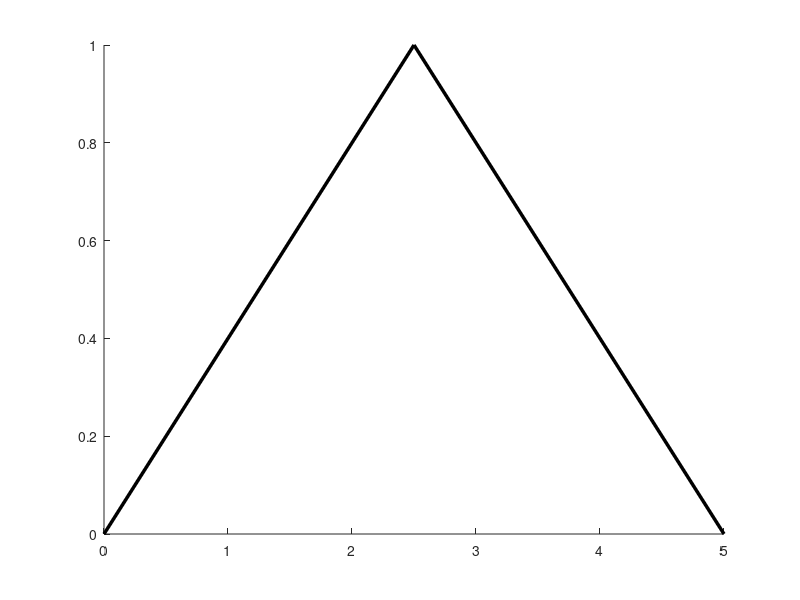

The MATLAB source for this figure: (Note: this script raises an error after producing the figure.)
%========================================================================================================
% project name- Numerical Solution for Time-Delay Burgers' Equation Using Combined Cubic spline AB(4nd) Method
%========================================================================================================
% By: HAILEYESUS TIGABIE ASMARE,  ID Number DTU14Ms023
%========================================================================================================
% DEBRETABOR UNIVERSITY COLLEGE OF NATURAL AND COMPUTATIONAL SCIENCE DEPARTMENT OF MATHEMATICS
%========================================================================================================
% NUMERICAL ANALYSIS Stream For Masters Summer Program 2018 EC
%========================================================================================================
tic
clc; clear all; close all;
L = input('Enter the interval of space  L = ');   % let x in [0, L]
T = input('Enter the interval of time  T = ');    % let t in [0, T]
h = input('Enter the step size in space  h = ');  % 
h1 = h/2;
k = input('Enter the step size in time  k = ');   % apply CLF stability condition 
z = input('Enter the time delay (tau) z = '); 
v = input('Enter the viscosity coefficient  v = ');
Nx = round(L/h);            % number of grids in space
Nx1 = round(L/h1);          % second season number of grids in space
Nt = round(T/k);            % number of grids in time for both season
r = z/k;                    % terms of delay for both season
b=Nt;                       % the last grid for calculate maximum error
ds = round(r);              % delay index 
% GRID
x = linspace(0,L,Nx+1);      % 
t = linspace(0,T,Nt+1);
x1 = linspace(0,L,Nx1+1);    
% ------------------------------
% INITIAL CONDITION
% ------------------------------
u = zeros(Nx+1, Nt+1);   
for i = 1:Nx+1
    u(i,1) = sin(pi*x(i)); %x(i); %(2*v*pi*sin(pi*x(i)))/(2+cos(pi*x(i))); history function 
end
u1 = zeros(Nx1+1, Nt+1);   
for i = 1:Nx1+1
    u1(i,1) = sin(pi*x1(i)); %x1(i); %(2*v*pi*sin(pi*x1(i)))/(2+cos(pi*x1(i)));% history function 
end
% ------------------------------
% BOUNDARY CONDITION (Dirichlet Boundary)
% ------------------------------
for j = 1:Nt+1
    u(1,j) = 0;        % u(0,t)
    u(Nx+1,j) = 0; % 1/(1+t(j));         
end
for j = 1:Nt+1
    u1(1,j) = 0;        % u(0,t)
    u1(Nx1+1,j) = 0;  % 1/(1+t(j));  
end
% ------------------------------
% CUBIC SPLINE MATRIX
% ------------------------------
B = zeros(Nx+1,Nx+1);      % coefficient matrices B for first season
rhs = zeros(Nx+1,1);       % rhs is right hand side for first season
A = zeros(Nx1+1,Nx1+1);     % coefficient matrices A for second season 
rhs1 = zeros(Nx1+1,1);     % rhs is right hand side for second season
B(1,1) = 1;               
B(Nx+1,Nx+1) = 1;          
for i = 2:Nx
    B(i,i-1) = h;          
    B(i,i)   = 4*h;        
    B(i,i+1) = h;           
end
A(1,1) = 1;               
A(Nx1+1,Nx1+1) = 1;          
for i = 2:Nx1
    A(i,i-1) = h1;          
    A(i,i)   = 4*h1;        
    A(i,i+1) = h1;           
end
% ------------------------------
% TIME STEPPING
% ------------------------------
f = zeros(Nx+1, Nt+1);      
f1 = zeros(Nx1+1, Nt+1); 
 for j = 1:Nt
    % --- RHS for spline second derivative ---
    rhs = zeros(Nx+1,1);
    for i = 2:Nx
        rhs(i) = 6*(u(i+1,j) - 2*u(i,j) + u(i-1,j))/h;
    end
    M = B\rhs;             %(M = S'')
    % --- Time delay handling ---
    if abs(r-ds) <= 1.0e-10    
      m = ds;
      if j <= m
        ud = u(:,1);     % History function (t <= tau  u(x,0)
      else
        ud = u(:,j-m);
      end
    else           
       m = floor(r);
       theta = r - m;
      if j <= m+1
        ud = u(:,1);
      else
         ud = (1-theta) * u(:,j-m) + theta * u(:,j-m-1);
      end
    end
    % --- First step (RK-2) ---
    if j == 1
        k1 = zeros(Nx+1,1);
        for i = 2:Nx
            ux = (u(i+1,j) - u(i-1,j))/(2*h) - (h/6)*(M(i+1) - M(i-1));
            k1(i) = -ud(i)*ux + v*M(i);
        end
        ut = u(:,j); 
        for i = 2:Nx
            ut(i) = u(i,j) + k*k1(i);
        end
        % ---- Spline for temporary solution ----
        rhs_t = zeros(Nx+1,1);
        for i = 2:Nx
            rhs_t(i) = 6*(ut(i+1) - 2*ut(i) + ut(i-1))/h;
        end
        Mt = B\rhs_t;     
        % ---- k2 ----
        k2 = zeros(Nx+1,1);
        for i = 2:Nx
            utx = (ut(i+1) - ut(i-1))/(2*h) - (h/6)*(Mt(i+1) - Mt(i-1));
            k2(i) = -ud(i)*utx + v*Mt(i);
        end
        % Final update for j=1 ----
        for i = 2:Nx
            u(i,j+1) = u(i,j) + (k/2)*(k1(i) + k2(i));
        end
    % --- Adams-Bashforth (2-step) ---
    else
        for i = 2:Nx
            ux = (u(i+1,j) - u(i-1,j))/(2*h) - (h/6)*(M(i+1) - M(i-1));
            f(i,j) = -ud(i)*ux + v*M(i);
            
            % 2nd order Adams-Bashforth ????
            u(i,j+1) = u(i,j) + (k/2)*(3*f(i,j) - f(i,j-1));
        end
    end
    
 end
% ====================== %
% SECOND GRID (h1 = h/2) %
% ====================== %
 for j=1:Nt
    % --- RHS for spline second derivative ---
    rhs1 = zeros(Nx1+1,1);
    for i = 2:Nx1
        rhs1(i) = 6*(u1(i+1,j) - 2*u1(i,j) + u1(i-1,j))/(h1);
    end
    M1 = A\rhs1;             %  (M = S'')
    % --- Time delay handling ---
    if abs(r-ds) <= 1.0e-10    
      m = ds;
      if j <= m
        ud1 = u1(:,1);     % History function (t <= tau  u(x,0)  )
      else
        ud1 = u1(:,j-m);
      end
    else           
       m = floor(r);
       theta = r - m;
      if j <= m+1
        ud1 = u1(:,1);
      else
         ud1 = (1-theta) * u1(:,j-m) + theta * u1(:,j-m-1);
      end
    end
    % --- First step (RK-2) ---
    if j == 1
        k1 = zeros(Nx1+1,1);
        for i = 2:Nx1
            u1x = (u1(i+1,j) - u1(i-1,j))/(2*h1) - (h1/6)*(M1(i+1) - M1(i-1));
            k1(i) = -ud1(i)*u1x + v*M1(i);
        end
        u1t = u1(:,j); 
        for i = 2:Nx1
            u1t(i) = u1(i,j) + k*k1(i);
        end
        % ---- Spline for temporary solution ----
        rhs_t1 = zeros(Nx1+1,1); % temporary right hand side
        for i = 2:Nx1
            rhs_t1(i) = 6*(u1t(i+1) - 2*u1t(i) + u1t(i-1))/h1;
        end
          M1t = A\rhs_t1;     % temporary splin martices 
          % ---- k2 ----
          k2 = zeros(Nx1+1,1);
        for i = 2:Nx1
            u1tx = (u1t(i+1) - u1t(i-1))/(2*h1) - (h1/6)*(M1t(i+1) - M1t(i-1));
            k2(i) = -ud1(i)*u1tx + v*M1t(i);
        end
            % Final update for j=1 ----
        for i = 2:Nx1
            u1(i,j+1) = u1(i,j) + (k/2)*(k1(i) + k2(i));
        end
    % --- Adams-Bashforth (2-step) ---
    else
        for i = 2:Nx1
            u1x = (u1(i+1,j) - u1(i-1,j))/(2*h1) - (h1/6)*(M1(i+1) - M1(i-1));
            f1(i,j) = -ud1(i)*u1x + v*M1(i);
            % 2nd order Adams-Bashforth ????
            u1(i,j+1) = u1(i,j) + (k/2)*(3*f1(i,j) - f1(i,j-1));
        end
    end
 end
  
% maximum error between two mesh size h and h/2
 Error = max(abs(u1(1:2:end, b) - u(:, b)));
fprintf('Absolute maximum Error is\n  %1.6e\n', Error);

% ------------------------------
% GRAPHICAL REPRESENTATION
% ------------------------------
figure; hold on;
plot(x1, u1(:,1), 'k-', 'LineWidth', 2.5);                     % t = 0
plot(x1, u1(:, round(Nt/8)), 'y-', 'LineWidth', 2.5);
plot(x1, u1(:, round(Nt/4)), 'r-', 'LineWidth', 2.5);         
plot(x1, u1(:, round(Nt/2)), 'b-', 'LineWidth', 2.5);         
plot(x1, u1(:, end), 'g-', 'LineWidth', 2);                  % Final Time

xlabel('x1');
ylabel('u1(x,t)');
title('Solution at Different Time Levels');
legend('t = 0','t=T/8','t = T/4','t = T/2','Final Level (t = T)');
grid on;

figure;
[X,Tm] = meshgrid(x1,t);
surf(X,Tm,u1')
xlabel('x'); ylabel('t'); zlabel('u1(x,t)')
title('Cubic Spline-Adams Bashforth Solution 3D')
shading interp
colorbar;

toc
